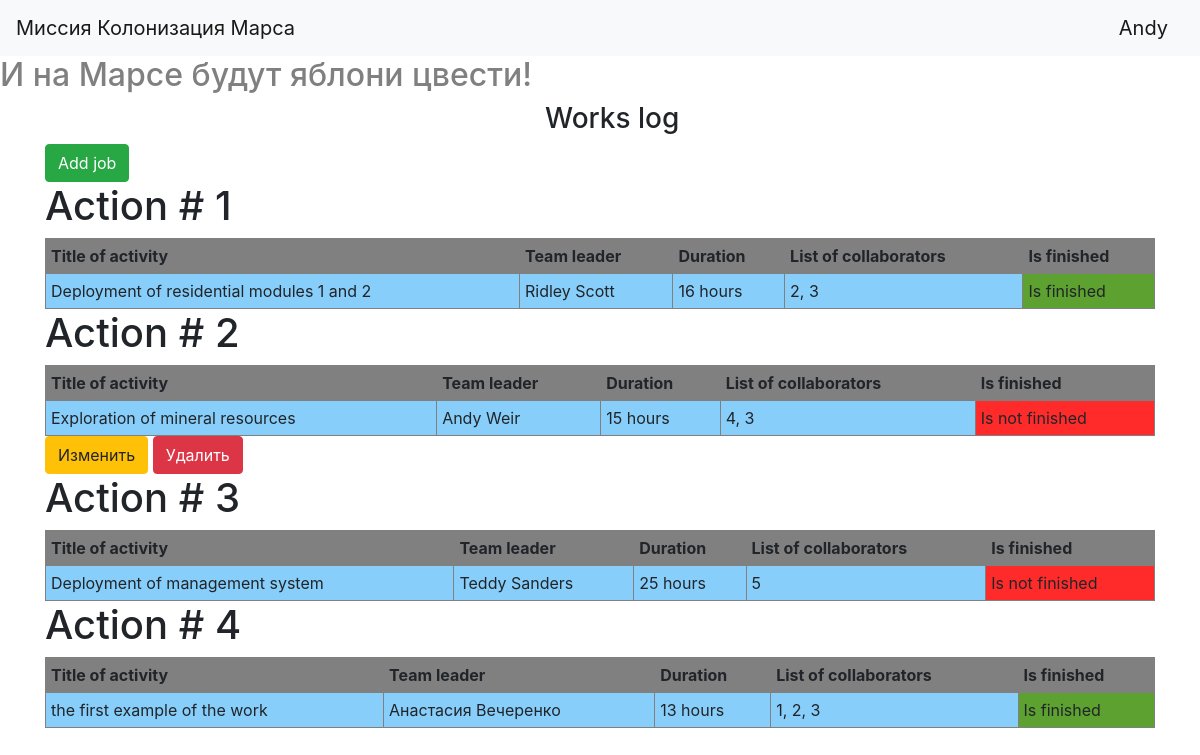
/ (signed in), run on the app's committed database.
### data/users.py (models this page shows, shortened)
class User(SqlAlchemyBase, UserMixin):
    __tablename__ = 'users'
    id = sqlalchemy.Column(sqlalchemy.Integer,
                           primary_key=True, autoincrement=True)
    name = sqlalchemy.Column(sqlalchemy.String, nullable=True)
    surname = sqlalchemy.Column(sqlalchemy.String, nullable=True)
    age = sqlalchemy.Column(sqlalchemy.Integer, nullable=True)
    position = sqlalchemy.Column(sqlalchemy.String, nullable=True)
    speciality = sqlalchemy.Column(sqlalchemy.String, nullable=True)
    address = sqlalchemy.Column(sqlalchemy.String, nullable=True)
    about = sqlalchemy.Column(sqlalchemy.String, nullable=True)
    email = sqlalchemy.Column(sqlalchemy.String,
                              index=True, unique=True, nullable=True)
    hashed_password = sqlalchemy.Column(sqlalchemy.String, nullable=True)
    created_date = sqlalchemy.Column(sqlalchemy.DateTime,
                                     default=datetime.datetime.now)
    jobs = orm.relation("Jobs", back_populates='user')

### data/jobs.py (models this page shows)
class Jobs(SqlAlchemyBase):
    __tablename__ = 'jobs'
    id = sqlalchemy.Column(sqlalchemy.Integer,
                           primary_key=True, autoincrement=True)
    team_leader = sqlalchemy.Column(sqlalchemy.Integer,
                                    sqlalchemy.ForeignKey("users.id"))
    user = orm.relation('User')
    job = sqlalchemy.Column(sqlalchemy.String, nullable=True)
    work_size = sqlalchemy.Column(sqlalchemy.Integer, nullable=True)
    collaborators = sqlalchemy.Column(sqlalchemy.String, nullable=True)
    start_date = sqlalchemy.Column(sqlalchemy.DateTime,
                                   default=datetime.datetime.now)
    end_date = sqlalchemy.Column(sqlalchemy.DateTime, nullable=True)
    is_finished = sqlalchemy.Column(sqlalchemy.Boolean, default=True)

### main.py (the view)
@app.route('/')
def table():
    global_init("db/mars_explorer.db")
    db_sess = create_session()
    list_jobs = []
    for job in db_sess.query(Jobs).all():
        list_jobs.append({'id': job.id, 'title': job.job, 'leader': f'{job.user.name} {job.user.surname}',
                          'duration': job.work_size, 'list': job.collaborators, 'finish': job.is_finished,
                          'team_leader': job.team_leader})
    return render_template('table.html', data=list_jobs)

### data/db_session.py (called while the page is built, shortened)
def global_init(db_file):
    global __factory
    if __factory:
        return

def create_session() -> Session:
    global __factory
    return __factory()

### main.py (called while the page is built)
@login_manager.user_loader
def load_user(user_id):
    db_sess = create_session()
    return db_sess.query(User).get(user_id)

### templates/table.html
{% extends "base.html" %}
{% block content %}
<h3>Works log</h3>
{% if current_user.is_authenticated %}
    <a class="btn btn-success " href="/jobs">Add job</a>
{% endif %}
{% for item in data %}
    <h1>Action # {{item['id']}}</h1>
    <table border="1" width="100%" cellpadding="5">
        <tr>
            <th bgcolor="#808080">Title of activity</th>
            <th bgcolor="#808080">Team leader</th>
            <th bgcolor="#808080">Duration</th>
            <th bgcolor="#808080">List of collaborators</th>
            <th bgcolor="#808080">Is finished</th>
        </tr>
        <tr>
            <td bgcolor="#87cefa">{{item['title']}}</td>
            <td bgcolor="#87cefa">{{item['leader']}}</td>
            <td bgcolor="#87cefa">{{item['duration']}} hours</td>
            <td bgcolor="#87cefa">{{item['list']}}</td>
            {% if item['finish'] == False %}
                <td bgcolor="#ff2b2b">Is not finished</td>
            {% else %}
                <td bgcolor="#5da130">Is finished</td>
            {% endif %}
        </tr>
    </table>
{% if current_user.is_authenticated and (current_user.id == item['team_leader'] or current_user.id == 1) %}
    <div>
        <a href="/jobs/{{ item.id }}" class="btn btn-warning">
            Изменить
        </a>
        <a href="/jobs_delete/{{ item.id }}" class="btn btn-danger">
            Удалить
        </a>
    </div>
{% endif %}
{% endfor %}
{% endblock %}

### templates/base.html (shortened to what this page needs)
<!doctype html>
<html lang="en">
<head>
    <link rel="stylesheet"
          href="https://stackpath.bootstrapcdn.com/bootstrap/4.4.1/css/bootstrap.min.css"
>
</head>
<body>
<header>
    <nav class="navbar navbar-light bg-light">
        <a class="navbar-brand" href="#">Миссия Колонизация Марса</a>
        {% if current_user.is_authenticated %}
    <a class="navbar-brand" href="/logout">{{ current_user.name }}</a>
{% else %}
    <p>
        <a class="btn btn-primary " href="/register">Зарегистрироваться</a>
        <a class="btn btn-success" href="/login">Войти</a>
    </p>
{% endif %}
    </nav>
    <h2>И на Марсе будут яблони цвести!</h2>
</header>
<main role="main" class="container">
    {% block content %}{% endblock %}
</main>
</body>
</html>

### templates/base.html (style rules this page uses)
h2 { color: #808080; }
h3 { margin-left:500px; }

### data on the page
User: name "Andy"
Jobs: id "1", title "Deployment of residential modules 1 and 2", leader "Ridley Scott", duration "16", list "2, 3", shows "Is finished"
Jobs: id "2", title "Exploration of mineral resources", leader "Andy Weir", duration "15", list "4, 3", shows "Is not finished"
Jobs: id "3", title "Deployment of management system", leader "Teddy Sanders", duration "25", list "5", shows "Is not finished"
Jobs: id "4", title "the first example of the work", leader "Анастасия Вечеренко", duration "13", list "1, 2, 3", shows "Is finished"
